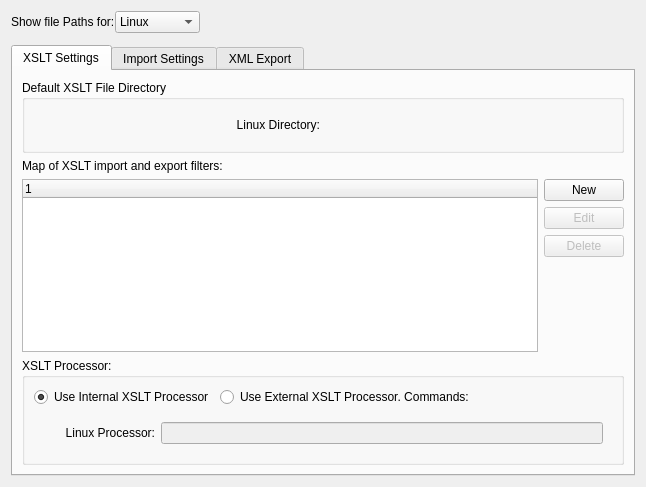
<?xml version="1.0" encoding="UTF-8"?>
<ui version="4.0">
 <comment>This file is part of the xTuple ERP: PostBooks Edition, a free and
open source Enterprise Resource Planning software suite,
Copyright (c) 1999-2010 by OpenMFG LLC, d/b/a xTuple.
It is licensed to you under the Common Public Attribution License
version 1.0, the full text of which (including xTuple-specific Exhibits)
is available at www.xtuple.com/CPAL.  By using this software, you agree
to be bound by its terms.</comment>
 <class>configureIE</class>
 <widget class="QWidget" name="configureIE">
  <property name="geometry">
   <rect>
    <x>0</x>
    <y>0</y>
    <width>646</width>
    <height>487</height>
   </rect>
  </property>
  <property name="windowTitle">
   <string>Configure Import and Export</string>
  </property>
  <layout class="QGridLayout" name="gridLayout_27">
   <item row="0" column="0">
    <layout class="QGridLayout" name="gridLayout_26">
     <property name="verticalSpacing">
      <number>12</number>
     </property>
     <item row="0" column="0">
      <layout class="QHBoxLayout" name="_osPathLit">
       <item>
        <widget class="QLabel" name="_osLit">
         <property name="text">
          <string>Show file Paths for:</string>
         </property>
        </widget>
       </item>
       <item>
        <widget class="QComboBox" name="_os">
         <item>
          <property name="text">
           <string>Linux</string>
          </property>
         </item>
         <item>
          <property name="text">
           <string>Windows</string>
          </property>
         </item>
         <item>
          <property name="text">
           <string>Macintosh</string>
          </property>
         </item>
        </widget>
       </item>
       <item>
        <spacer name="horizontalSpacer_2">
         <property name="orientation">
          <enum>Qt::Horizontal</enum>
         </property>
         <property name="sizeHint" stdset="0">
          <size>
           <width>40</width>
           <height>20</height>
          </size>
         </property>
        </spacer>
       </item>
      </layout>
     </item>
     <item row="1" column="0">
      <widget class="QTabWidget" name="_tabs">
       <property name="currentIndex">
        <number>0</number>
       </property>
       <widget class="QWidget" name="_mappingTab">
        <attribute name="title">
         <string>XSLT Settings</string>
        </attribute>
        <layout class="QGridLayout" name="gridLayout_8">
         <item row="0" column="0">
          <widget class="QGroupBox" name="_xsltDefaultDirBox">
           <property name="title">
            <string>Default XSLT File Directory</string>
           </property>
           <layout class="QGridLayout" name="gridLayout_12">
            <item row="0" column="0">
             <widget class="QStackedWidget" name="_xsltDefaultDirStack">
              <property name="currentIndex">
               <number>0</number>
              </property>
              <widget class="QWidget" name="page">
               <layout class="QGridLayout" name="gridLayout">
                <item row="0" column="0">
                 <widget class="QLabel" name="_xsltLinuxDirLit">
                  <property name="text">
                   <string>Linux Directory:</string>
                  </property>
                  <property name="alignment">
                   <set>Qt::AlignRight|Qt::AlignTrailing|Qt::AlignVCenter</set>
                  </property>
                 </widget>
                </item>
                <item row="0" column="1">
                 <widget class="FileCluster" name="_xsltLinuxDir">
                  <property name="fileMode">
                   <enum>QFileDialog::DirectoryOnly</enum>
                  </property>
                 </widget>
                </item>
               </layout>
              </widget>
              <widget class="QWidget" name="page_2">
               <layout class="QGridLayout" name="gridLayout_6">
                <item row="0" column="0">
                 <widget class="QLabel" name="_xsltWindowsDirLit">
                  <property name="text">
                   <string>Windows Directory:</string>
                  </property>
                  <property name="alignment">
                   <set>Qt::AlignRight|Qt::AlignTrailing|Qt::AlignVCenter</set>
                  </property>
                 </widget>
                </item>
                <item row="0" column="1">
                 <widget class="FileCluster" name="_xsltWindowsDir">
                  <property name="fileMode">
                   <enum>QFileDialog::DirectoryOnly</enum>
                  </property>
                 </widget>
                </item>
               </layout>
              </widget>
              <widget class="QWidget" name="page_3">
               <layout class="QGridLayout" name="gridLayout_11">
                <item row="0" column="0">
                 <widget class="QLabel" name="_xsltMacDirLit">
                  <property name="text">
                   <string>Macintosh Directory:</string>
                  </property>
                  <property name="alignment">
                   <set>Qt::AlignRight|Qt::AlignTrailing|Qt::AlignVCenter</set>
                  </property>
                 </widget>
                </item>
                <item row="0" column="1">
                 <widget class="FileCluster" name="_xsltMacDir">
                  <property name="fileMode">
                   <enum>QFileDialog::DirectoryOnly</enum>
                  </property>
                 </widget>
                </item>
               </layout>
              </widget>
             </widget>
            </item>
           </layout>
          </widget>
         </item>
         <item row="1" column="0">
          <widget class="QLabel" name="_mapLit">
           <property name="text">
            <string>Map of XSLT import and export filters:</string>
           </property>
          </widget>
         </item>
         <item row="2" column="0">
          <layout class="QHBoxLayout" name="_xsltMapLayout">
           <item>
            <widget class="XTreeWidget" name="_map">
             <property name="sizePolicy">
              <sizepolicy hsizetype="Expanding" vsizetype="Preferred">
               <horstretch>0</horstretch>
               <verstretch>0</verstretch>
              </sizepolicy>
             </property>
            </widget>
           </item>
           <item>
            <layout class="QVBoxLayout" name="_xsltButtonLayout">
             <item>
              <widget class="QPushButton" name="_newMap">
               <property name="text">
                <string>New</string>
               </property>
              </widget>
             </item>
             <item>
              <widget class="QPushButton" name="_editMap">
               <property name="enabled">
                <bool>false</bool>
               </property>
               <property name="text">
                <string>Edit</string>
               </property>
              </widget>
             </item>
             <item>
              <widget class="QPushButton" name="_deleteMap">
               <property name="enabled">
                <bool>false</bool>
               </property>
               <property name="text">
                <string>Delete</string>
               </property>
              </widget>
             </item>
             <item>
              <spacer name="_xsltButtonSpacer">
               <property name="orientation">
                <enum>Qt::Vertical</enum>
               </property>
               <property name="sizeHint" stdset="0">
                <size>
                 <width>20</width>
                 <height>0</height>
                </size>
               </property>
              </spacer>
             </item>
            </layout>
           </item>
          </layout>
         </item>
         <item row="3" column="0">
          <widget class="QGroupBox" name="_processorBox">
           <property name="title">
            <string>XSLT Processor:</string>
           </property>
           <layout class="QGridLayout" name="gridLayout_15">
            <item row="0" column="0" colspan="2">
             <layout class="QHBoxLayout" name="_xsltProcessorRadiobuttonsLayout">
              <item>
               <widget class="QRadioButton" name="_internal">
                <property name="text">
                 <string>Use Internal XSLT Processor</string>
                </property>
                <property name="checked">
                 <bool>true</bool>
                </property>
               </widget>
              </item>
              <item>
               <widget class="QRadioButton" name="_external">
                <property name="text">
                 <string>Use External XSLT Processor. Commands:</string>
                </property>
                <property name="checked">
                 <bool>false</bool>
                </property>
               </widget>
              </item>
              <item>
               <spacer name="horizontalSpacer">
                <property name="orientation">
                 <enum>Qt::Horizontal</enum>
                </property>
                <property name="sizeHint" stdset="0">
                 <size>
                  <width>40</width>
                  <height>0</height>
                 </size>
                </property>
               </spacer>
              </item>
             </layout>
            </item>
            <item row="1" column="0">
             <spacer name="_xsltProcessorOptionsSpacer">
              <property name="orientation">
               <enum>Qt::Horizontal</enum>
              </property>
              <property name="sizeType">
               <enum>QSizePolicy::Fixed</enum>
              </property>
              <property name="sizeHint" stdset="0">
               <size>
                <width>16</width>
                <height>40</height>
               </size>
              </property>
             </spacer>
            </item>
            <item row="1" column="1">
             <widget class="QStackedWidget" name="_processorStack">
              <property name="currentIndex">
               <number>0</number>
              </property>
              <widget class="QWidget" name="page_4">
               <layout class="QGridLayout" name="gridLayout_7">
                <item row="0" column="0">
                 <widget class="QLabel" name="_linuxCmdLit">
                  <property name="text">
                   <string>Linux Processor:</string>
                  </property>
                  <property name="alignment">
                   <set>Qt::AlignRight|Qt::AlignTrailing|Qt::AlignVCenter</set>
                  </property>
                 </widget>
                </item>
                <item row="0" column="1">
                 <widget class="QLineEdit" name="_linuxCmd">
                  <property name="enabled">
                   <bool>false</bool>
                  </property>
                 </widget>
                </item>
               </layout>
              </widget>
              <widget class="QWidget" name="page_5">
               <layout class="QGridLayout" name="gridLayout_13">
                <item row="0" column="0">
                 <widget class="QLabel" name="_windowsCmdLit">
                  <property name="text">
                   <string>Windows Processor:</string>
                  </property>
                  <property name="alignment">
                   <set>Qt::AlignRight|Qt::AlignTrailing|Qt::AlignVCenter</set>
                  </property>
                 </widget>
                </item>
                <item row="0" column="1">
                 <widget class="QLineEdit" name="_windowsCmd">
                  <property name="enabled">
                   <bool>false</bool>
                  </property>
                 </widget>
                </item>
               </layout>
              </widget>
              <widget class="QWidget" name="page_6">
               <layout class="QGridLayout" name="gridLayout_14">
                <item row="0" column="0">
                 <widget class="QLabel" name="_macCmdLit">
                  <property name="text">
                   <string>Macintosh Processor:</string>
                  </property>
                  <property name="alignment">
                   <set>Qt::AlignRight|Qt::AlignTrailing|Qt::AlignVCenter</set>
                  </property>
                 </widget>
                </item>
                <item row="0" column="1">
                 <widget class="QLineEdit" name="_macCmd">
                  <property name="enabled">
                   <bool>false</bool>
                  </property>
                 </widget>
                </item>
               </layout>
              </widget>
             </widget>
            </item>
           </layout>
          </widget>
         </item>
        </layout>
       </widget>
       <widget class="QWidget" name="_importTab">
        <attribute name="title">
         <string>Import Settings</string>
        </attribute>
        <layout class="QGridLayout" name="gridLayout_10">
         <item row="0" column="0">
          <widget class="QTabWidget" name="_importTabs">
           <property name="sizePolicy">
            <sizepolicy hsizetype="Expanding" vsizetype="Expanding">
             <horstretch>0</horstretch>
             <verstretch>1</verstretch>
            </sizepolicy>
           </property>
           <property name="currentIndex">
            <number>0</number>
           </property>
           <widget class="QWidget" name="_dirTab">
            <attribute name="title">
             <string>Directories</string>
            </attribute>
            <layout class="QVBoxLayout" name="verticalLayout_4">
             <item>
              <widget class="QGroupBox" name="_importFileBox">
               <property name="title">
                <string>Default Import File Directory</string>
               </property>
               <layout class="QGridLayout" name="gridLayout_18">
                <item row="0" column="0">
                 <widget class="QStackedWidget" name="_importFileStack">
                  <property name="currentIndex">
                   <number>0</number>
                  </property>
                  <widget class="QWidget" name="page_7">
                   <layout class="QGridLayout" name="gridLayout_5">
                    <item row="0" column="0">
                     <widget class="QLabel" name="__importLinuxDirLit">
                      <property name="text">
                       <string>Linux Directory:</string>
                      </property>
                      <property name="alignment">
                       <set>Qt::AlignRight|Qt::AlignTrailing|Qt::AlignVCenter</set>
                      </property>
                     </widget>
                    </item>
                    <item row="0" column="1">
                     <widget class="FileCluster" name="_importLinuxDir">
                      <property name="fileMode">
                       <enum>QFileDialog::DirectoryOnly</enum>
                      </property>
                     </widget>
                    </item>
                   </layout>
                  </widget>
                  <widget class="QWidget" name="page_8">
                   <layout class="QGridLayout" name="gridLayout_16">
                    <item row="0" column="0">
                     <widget class="QLabel" name="_importWindowsDirLit">
                      <property name="text">
                       <string>Windows Directory:</string>
                      </property>
                      <property name="alignment">
                       <set>Qt::AlignRight|Qt::AlignTrailing|Qt::AlignVCenter</set>
                      </property>
                     </widget>
                    </item>
                    <item row="0" column="1">
                     <widget class="FileCluster" name="_importWindowsDir">
                      <property name="fileMode">
                       <enum>QFileDialog::DirectoryOnly</enum>
                      </property>
                     </widget>
                    </item>
                   </layout>
                  </widget>
                  <widget class="QWidget" name="page_9">
                   <layout class="QGridLayout" name="gridLayout_17">
                    <item row="0" column="0">
                     <widget class="QLabel" name="_importMacDirLit">
                      <property name="text">
                       <string>Macintosh Directory:</string>
                      </property>
                      <property name="alignment">
                       <set>Qt::AlignRight|Qt::AlignTrailing|Qt::AlignVCenter</set>
                      </property>
                     </widget>
                    </item>
                    <item row="0" column="1">
                     <widget class="FileCluster" name="_importMacDir">
                      <property name="fileMode">
                       <enum>QFileDialog::DirectoryOnly</enum>
                      </property>
                     </widget>
                    </item>
                   </layout>
                  </widget>
                 </widget>
                </item>
               </layout>
              </widget>
             </item>
             <item>
              <spacer name="verticalSpacer_4">
               <property name="orientation">
                <enum>Qt::Vertical</enum>
               </property>
               <property name="sizeHint" stdset="0">
                <size>
                 <width>20</width>
                 <height>160</height>
                </size>
               </property>
              </spacer>
             </item>
            </layout>
           </widget>
           <widget class="QWidget" name="_xmlImportTab">
            <attribute name="title">
             <string>General Import Options</string>
            </attribute>
            <layout class="QGridLayout" name="gridLayout_9">
             <item row="0" column="0">
              <widget class="QGroupBox" name="_importSuccessGroup">
               <property name="title">
                <string>Successful Imports:</string>
               </property>
               <layout class="QFormLayout" name="formLayout_2">
                <item row="0" column="0">
                 <widget class="XLabel" name="_importSuccessSelectorLit">
                  <property name="text">
                   <string>After successful import:</string>
                  </property>
                 </widget>
                </item>
                <item row="1" column="0" colspan="2">
                 <widget class="FileMoveSelector" name="_importSuccessSelector"/>
                </item>
               </layout>
              </widget>
             </item>
             <item row="1" column="0">
              <widget class="QGroupBox" name="_importFailureGroup">
               <property name="title">
                <string>Error Handling:</string>
               </property>
               <layout class="QFormLayout" name="formLayout">
                <property name="fieldGrowthPolicy">
                 <enum>QFormLayout::FieldsStayAtSizeHint</enum>
                </property>
                <item row="0" column="0">
                 <widget class="XLabel" name="_importErrorSelectorLit">
                  <property name="text">
                   <string>After error during import:</string>
                  </property>
                 </widget>
                </item>
                <item row="2" column="0" colspan="2">
                 <widget class="XCheckBox" name="_importErrorXMLHandling">
                  <property name="toolTip">
                   <string>Note: If this is selected, XML files will always be handled as though they were successfully imported, even though an error file may have been produced.</string>
                  </property>
                  <property name="text">
                   <string>Save failed XML elements to a separate file</string>
                  </property>
                  <property name="forgetful">
                   <bool>true</bool>
                  </property>
                 </widget>
                </item>
                <item row="1" column="0" colspan="2">
                 <widget class="FileMoveSelector" name="_importErrorSelector"/>
                </item>
               </layout>
              </widget>
             </item>
             <item row="2" column="0">
              <spacer name="verticalSpacer_3">
               <property name="orientation">
                <enum>Qt::Vertical</enum>
               </property>
               <property name="sizeHint" stdset="0">
                <size>
                 <width>20</width>
                 <height>0</height>
                </size>
               </property>
              </spacer>
             </item>
            </layout>
           </widget>
           <widget class="QWidget" name="_csvImportTab">
            <attribute name="title">
             <string>CSV Import Options</string>
            </attribute>
            <layout class="QGridLayout" name="gridLayout_3">
             <item row="0" column="0" colspan="2">
              <widget class="QGroupBox" name="_csvImportBox">
               <property name="title">
                <string>CSV Atlas Directory</string>
               </property>
               <layout class="QGridLayout" name="gridLayout_22">
                <item row="0" column="0">
                 <widget class="QStackedWidget" name="_csvImportStack">
                  <property name="currentIndex">
                   <number>0</number>
                  </property>
                  <widget class="QWidget" name="page_10">
                   <layout class="QGridLayout" name="gridLayout_19">
                    <item row="0" column="2">
                     <widget class="FileCluster" name="_atlasLinuxDir">
                      <property name="fileMode">
                       <enum>QFileDialog::DirectoryOnly</enum>
                      </property>
                     </widget>
                    </item>
                    <item row="0" column="1">
                     <widget class="XLabel" name="_atlasLinuxDirLit">
                      <property name="text">
                       <string>Linux Directory:</string>
                      </property>
                      <property name="alignment">
                       <set>Qt::AlignRight|Qt::AlignTrailing|Qt::AlignVCenter</set>
                      </property>
                     </widget>
                    </item>
                   </layout>
                  </widget>
                  <widget class="QWidget" name="page_11">
                   <layout class="QGridLayout" name="gridLayout_20">
                    <item row="0" column="0">
                     <widget class="XLabel" name="_atlasWindowsDirLit">
                      <property name="text">
                       <string>Windows Directory:</string>
                      </property>
                      <property name="alignment">
                       <set>Qt::AlignRight|Qt::AlignTrailing|Qt::AlignVCenter</set>
                      </property>
                     </widget>
                    </item>
                    <item row="0" column="1">
                     <widget class="FileCluster" name="_atlasWindowsDir">
                      <property name="fileMode">
                       <enum>QFileDialog::DirectoryOnly</enum>
                      </property>
                     </widget>
                    </item>
                   </layout>
                  </widget>
                  <widget class="QWidget" name="page_12">
                   <layout class="QGridLayout" name="gridLayout_21">
                    <item row="0" column="0">
                     <widget class="XLabel" name="_atlasMacDirLit">
                      <property name="text">
                       <string>Macintosh Directory:</string>
                      </property>
                      <property name="alignment">
                       <set>Qt::AlignRight|Qt::AlignTrailing|Qt::AlignVCenter</set>
                      </property>
                     </widget>
                    </item>
                    <item row="0" column="1">
                     <widget class="FileCluster" name="_atlasMacDir">
                      <property name="fileMode">
                       <enum>QFileDialog::DirectoryOnly</enum>
                      </property>
                     </widget>
                    </item>
                   </layout>
                  </widget>
                 </widget>
                </item>
               </layout>
              </widget>
             </item>
             <item row="1" column="0">
              <widget class="XLabel" name="_atlasMapLit">
               <property name="text">
                <string>Map of CSV file properties and CSV Atlas files:</string>
               </property>
              </widget>
             </item>
             <item row="2" column="0">
              <widget class="XTreeWidget" name="_atlasMap"/>
             </item>
             <item row="2" column="1">
              <layout class="QVBoxLayout" name="verticalLayout_2">
               <property name="rightMargin">
                <number>10</number>
               </property>
               <item>
                <widget class="QPushButton" name="_newAtlasMap">
                 <property name="text">
                  <string>New</string>
                 </property>
                </widget>
               </item>
               <item>
                <widget class="QPushButton" name="_editAtlasMap">
                 <property name="enabled">
                  <bool>false</bool>
                 </property>
                 <property name="text">
                  <string>Edit</string>
                 </property>
                </widget>
               </item>
               <item>
                <widget class="QPushButton" name="_deleteAtlasMap">
                 <property name="enabled">
                  <bool>false</bool>
                 </property>
                 <property name="text">
                  <string>Delete</string>
                 </property>
                </widget>
               </item>
               <item>
                <spacer name="verticalSpacer_2">
                 <property name="orientation">
                  <enum>Qt::Vertical</enum>
                 </property>
                 <property name="sizeHint" stdset="0">
                  <size>
                   <width>20</width>
                   <height>40</height>
                  </size>
                 </property>
                </spacer>
               </item>
              </layout>
             </item>
            </layout>
           </widget>
          </widget>
         </item>
        </layout>
       </widget>
       <widget class="QWidget" name="_exportTab">
        <attribute name="title">
         <string>XML Export</string>
        </attribute>
        <layout class="QGridLayout" name="gridLayout_2">
         <item row="0" column="0">
          <widget class="QGroupBox" name="_exportFileBox">
           <property name="title">
            <string>Default Export File Directory</string>
           </property>
           <layout class="QGridLayout" name="gridLayout_25">
            <item row="0" column="0">
             <widget class="QStackedWidget" name="_exportFileStack">
              <property name="currentIndex">
               <number>0</number>
              </property>
              <widget class="QWidget" name="page_13">
               <layout class="QGridLayout" name="gridLayout_4">
                <item row="0" column="0">
                 <widget class="QLabel" name="_exportLinuxDirLit">
                  <property name="text">
                   <string>Linux Directory:</string>
                  </property>
                  <property name="alignment">
                   <set>Qt::AlignRight|Qt::AlignTrailing|Qt::AlignVCenter</set>
                  </property>
                 </widget>
                </item>
                <item row="0" column="1">
                 <widget class="FileCluster" name="_exportLinuxDir">
                  <property name="fileMode">
                   <enum>QFileDialog::DirectoryOnly</enum>
                  </property>
                 </widget>
                </item>
               </layout>
              </widget>
              <widget class="QWidget" name="page_14">
               <layout class="QGridLayout" name="gridLayout_23">
                <item row="0" column="0">
                 <widget class="QLabel" name="_exportWindowsDirLit">
                  <property name="text">
                   <string>Windows Directory:</string>
                  </property>
                  <property name="alignment">
                   <set>Qt::AlignRight|Qt::AlignTrailing|Qt::AlignVCenter</set>
                  </property>
                 </widget>
                </item>
                <item row="0" column="1">
                 <widget class="FileCluster" name="_exportWindowsDir">
                  <property name="fileMode">
                   <enum>QFileDialog::DirectoryOnly</enum>
                  </property>
                 </widget>
                </item>
               </layout>
              </widget>
              <widget class="QWidget" name="page_15">
               <layout class="QGridLayout" name="gridLayout_24">
                <item row="0" column="0">
                 <widget class="QLabel" name="_exportMacDirLit">
                  <property name="text">
                   <string>Macintosh Directory:</string>
                  </property>
                  <property name="alignment">
                   <set>Qt::AlignRight|Qt::AlignTrailing|Qt::AlignVCenter</set>
                  </property>
                 </widget>
                </item>
                <item row="0" column="1">
                 <widget class="FileCluster" name="_exportMacDir">
                  <property name="fileMode">
                   <enum>QFileDialog::DirectoryOnly</enum>
                  </property>
                 </widget>
                </item>
               </layout>
              </widget>
             </widget>
            </item>
           </layout>
          </widget>
         </item>
         <item row="1" column="0">
          <spacer name="verticalSpacer">
           <property name="orientation">
            <enum>Qt::Vertical</enum>
           </property>
           <property name="sizeHint" stdset="0">
            <size>
             <width>20</width>
             <height>40</height>
            </size>
           </property>
          </spacer>
         </item>
        </layout>
       </widget>
      </widget>
     </item>
    </layout>
   </item>
  </layout>
 </widget>
 <customwidgets>
  <customwidget>
   <class>FileCluster</class>
   <extends>QWidget</extends>
   <header>filecluster.h</header>
  </customwidget>
  <customwidget>
   <class>FileMoveSelector</class>
   <extends>QWidget</extends>
   <header>filemoveselector.h</header>
  </customwidget>
  <customwidget>
   <class>XCheckBox</class>
   <extends>QCheckBox</extends>
   <header>xcheckbox.h</header>
  </customwidget>
  <customwidget>
   <class>XLabel</class>
   <extends>QLabel</extends>
   <header>xlabel.h</header>
  </customwidget>
  <customwidget>
   <class>XTreeWidget</class>
   <extends>QTreeWidget</extends>
   <header>xtreewidget.h</header>
   <container>1</container>
  </customwidget>
 </customwidgets>
 <tabstops>
  <tabstop>_map</tabstop>
  <tabstop>_newMap</tabstop>
  <tabstop>_editMap</tabstop>
  <tabstop>_deleteMap</tabstop>
  <tabstop>_internal</tabstop>
  <tabstop>_external</tabstop>
  <tabstop>_linuxCmd</tabstop>
  <tabstop>_windowsCmd</tabstop>
  <tabstop>_macCmd</tabstop>
  <tabstop>_importTabs</tabstop>
  <tabstop>_atlasMap</tabstop>
  <tabstop>_newAtlasMap</tabstop>
  <tabstop>_editAtlasMap</tabstop>
  <tabstop>_deleteAtlasMap</tabstop>
 </tabstops>
 <resources/>
 <connections>
  <connection>
   <sender>_map</sender>
   <signal>valid(bool)</signal>
   <receiver>_editMap</receiver>
   <slot>setEnabled(bool)</slot>
   <hints>
    <hint type="sourcelabel">
     <x>280</x>
     <y>354</y>
    </hint>
    <hint type="destinationlabel">
     <x>657</x>
     <y>285</y>
    </hint>
   </hints>
  </connection>
  <connection>
   <sender>_map</sender>
   <signal>valid(bool)</signal>
   <receiver>_deleteMap</receiver>
   <slot>setEnabled(bool)</slot>
   <hints>
    <hint type="sourcelabel">
     <x>280</x>
     <y>354</y>
    </hint>
    <hint type="destinationlabel">
     <x>657</x>
     <y>319</y>
    </hint>
   </hints>
  </connection>
  <connection>
   <sender>_external</sender>
   <signal>toggled(bool)</signal>
   <receiver>_macCmd</receiver>
   <slot>setEnabled(bool)</slot>
   <hints>
    <hint type="sourcelabel">
     <x>544</x>
     <y>454</y>
    </hint>
    <hint type="destinationlabel">
     <x>176</x>
     <y>494</y>
    </hint>
   </hints>
  </connection>
  <connection>
   <sender>_external</sender>
   <signal>toggled(bool)</signal>
   <receiver>_windowsCmd</receiver>
   <slot>setEnabled(bool)</slot>
   <hints>
    <hint type="sourcelabel">
     <x>544</x>
     <y>454</y>
    </hint>
    <hint type="destinationlabel">
     <x>176</x>
     <y>494</y>
    </hint>
   </hints>
  </connection>
  <connection>
   <sender>_external</sender>
   <signal>toggled(bool)</signal>
   <receiver>_linuxCmd</receiver>
   <slot>setEnabled(bool)</slot>
   <hints>
    <hint type="sourcelabel">
     <x>544</x>
     <y>454</y>
    </hint>
    <hint type="destinationlabel">
     <x>631</x>
     <y>498</y>
    </hint>
   </hints>
  </connection>
  <connection>
   <sender>_atlasMap</sender>
   <signal>valid(bool)</signal>
   <receiver>_editAtlasMap</receiver>
   <slot>setEnabled(bool)</slot>
   <hints>
    <hint type="sourcelabel">
     <x>83</x>
     <y>132</y>
    </hint>
    <hint type="destinationlabel">
     <x>193</x>
     <y>162</y>
    </hint>
   </hints>
  </connection>
  <connection>
   <sender>_atlasMap</sender>
   <signal>valid(bool)</signal>
   <receiver>_deleteAtlasMap</receiver>
   <slot>setEnabled(bool)</slot>
   <hints>
    <hint type="sourcelabel">
     <x>83</x>
     <y>132</y>
    </hint>
    <hint type="destinationlabel">
     <x>193</x>
     <y>162</y>
    </hint>
   </hints>
  </connection>
  <connection>
   <sender>_os</sender>
   <signal>currentIndexChanged(int)</signal>
   <receiver>_xsltDefaultDirStack</receiver>
   <slot>setCurrentIndex(int)</slot>
   <hints>
    <hint type="sourcelabel">
     <x>256</x>
     <y>38</y>
    </hint>
    <hint type="destinationlabel">
     <x>381</x>
     <y>162</y>
    </hint>
   </hints>
  </connection>
  <connection>
   <sender>_os</sender>
   <signal>currentIndexChanged(int)</signal>
   <receiver>_processorStack</receiver>
   <slot>setCurrentIndex(int)</slot>
   <hints>
    <hint type="sourcelabel">
     <x>256</x>
     <y>38</y>
    </hint>
    <hint type="destinationlabel">
     <x>415</x>
     <y>467</y>
    </hint>
   </hints>
  </connection>
  <connection>
   <sender>_os</sender>
   <signal>currentIndexChanged(int)</signal>
   <receiver>_importFileStack</receiver>
   <slot>setCurrentIndex(int)</slot>
   <hints>
    <hint type="sourcelabel">
     <x>256</x>
     <y>38</y>
    </hint>
    <hint type="destinationlabel">
     <x>369</x>
     <y>197</y>
    </hint>
   </hints>
  </connection>
  <connection>
   <sender>_os</sender>
   <signal>currentIndexChanged(int)</signal>
   <receiver>_csvImportStack</receiver>
   <slot>setCurrentIndex(int)</slot>
   <hints>
    <hint type="sourcelabel">
     <x>256</x>
     <y>38</y>
    </hint>
    <hint type="destinationlabel">
     <x>150</x>
     <y>132</y>
    </hint>
   </hints>
  </connection>
  <connection>
   <sender>_os</sender>
   <signal>currentIndexChanged(int)</signal>
   <receiver>_exportFileStack</receiver>
   <slot>setCurrentIndex(int)</slot>
   <hints>
    <hint type="sourcelabel">
     <x>256</x>
     <y>38</y>
    </hint>
    <hint type="destinationlabel">
     <x>135</x>
     <y>100</y>
    </hint>
   </hints>
  </connection>
 </connections>
</ui>
